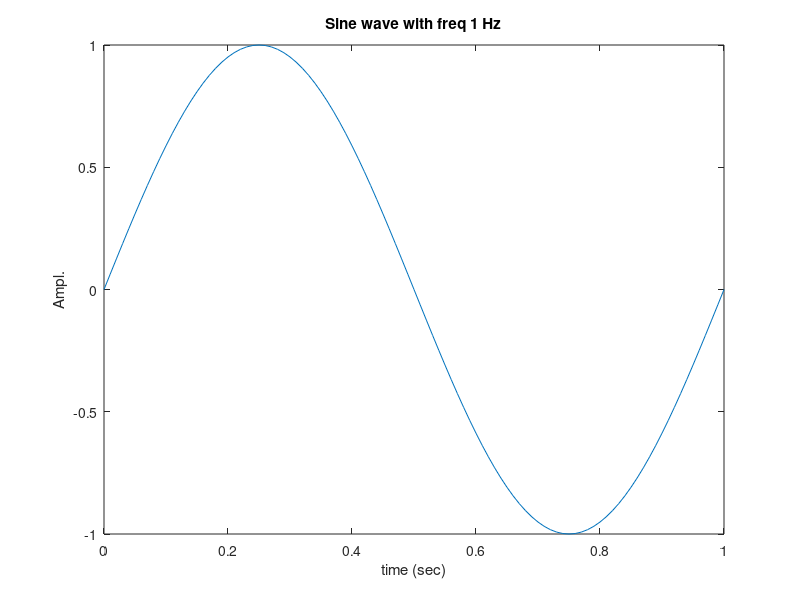
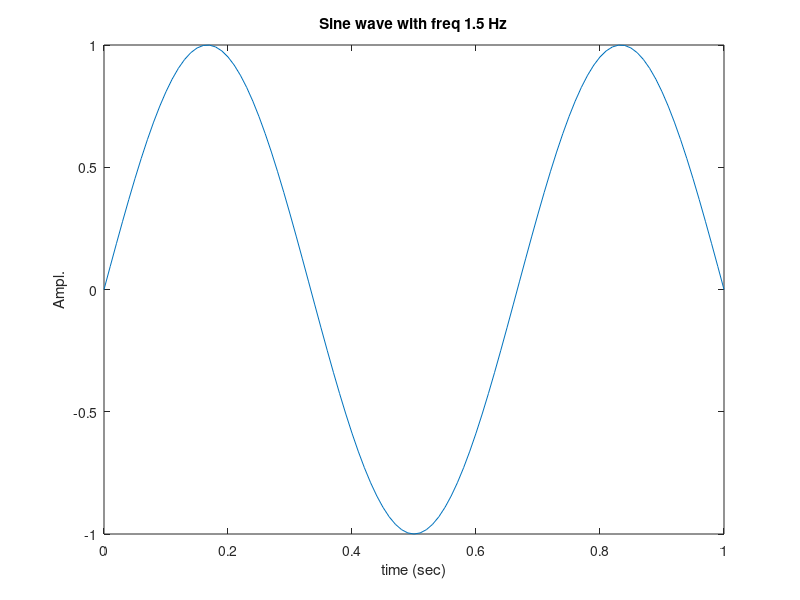
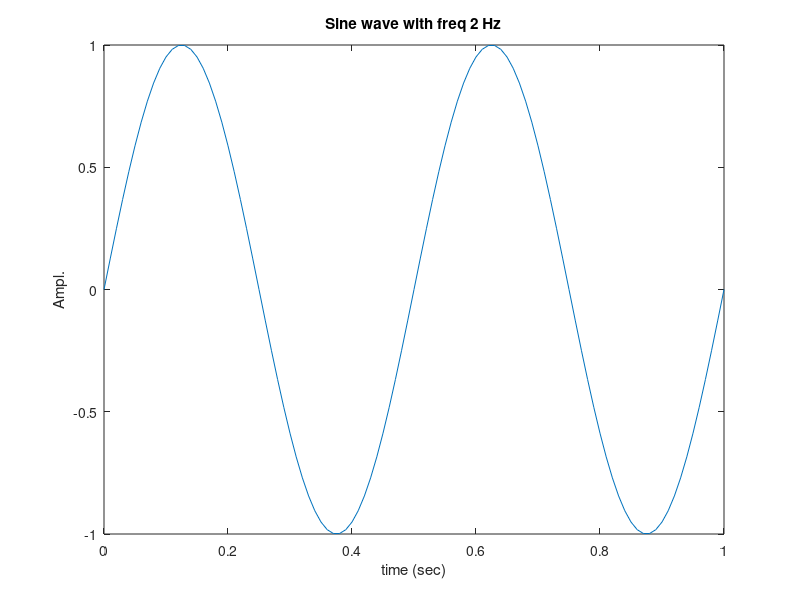
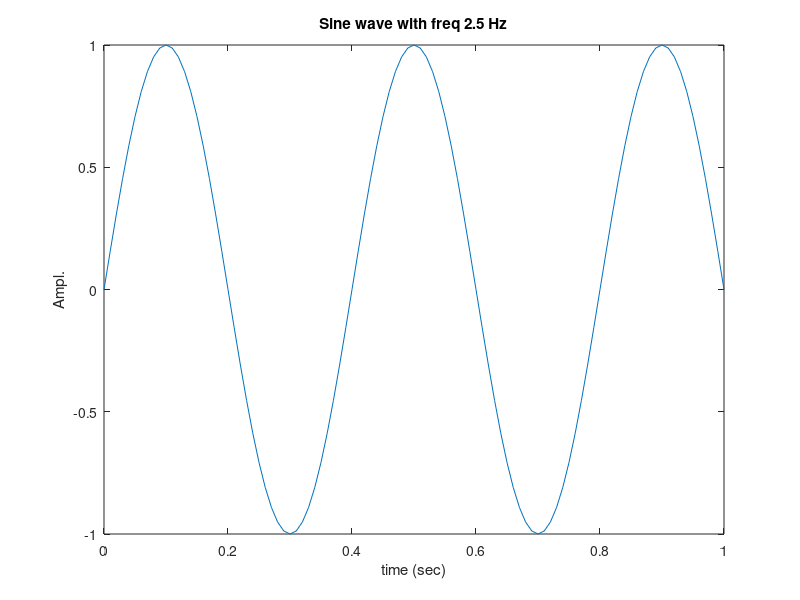

Write the MATLAB code that produced these figures, in order.
echo on;
t = [0:0.01:1];		% plotting_w_strings_example.m
for( freq=1:0.5:3 )
   y = sin( 2*pi*freq*t );	% Sine wave w/ frequency freq
   plot(t,y);
   title( ['Sine wave with freq ', num2str(freq), ' Hz'] )
   xlabel( 'time (sec)' ); ylabel( 'Ampl.' );
   print( ['graph', int2str(round(freq*10))] );	% Save plot
   disp( 'Hit space bar to continue' )
   pause;
end;

dir *.ps		% Take a look at what was created
echo off
